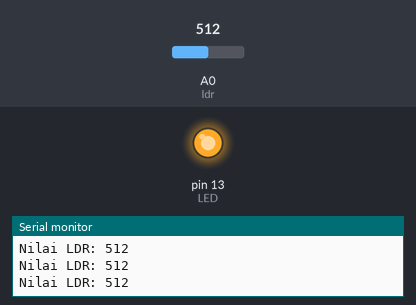
A sketch run on a simulated Arduino Uno, built with avr-gcc and run on an emulated ATmega328P. On the bench: output pins drawn as LEDs (lit = HIGH), the last lines printed to the serial monitor. Inputs (shaded band) come from the test bench; at power-on: A0 (ldr) = 512.

Above: at 1.2 s.
1.3 s: A0 (ldr) set to 781
2.8 s: A0 (ldr) set to 807
At 3.3 s:
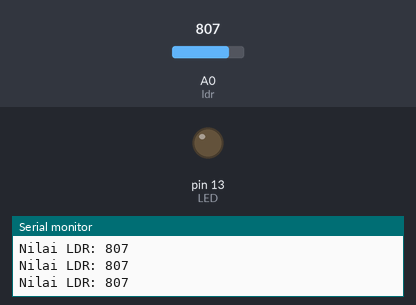
4.3 s: A0 (ldr) set to 790
At 5.6 s:
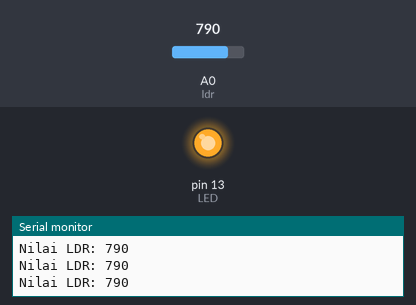
5.9 s: A0 (ldr) set to 810
At 7.1 s:
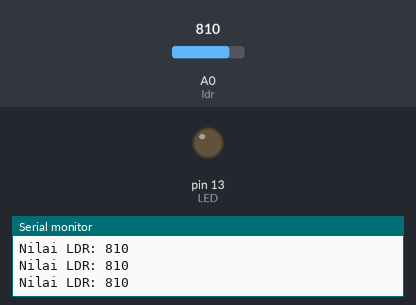
Timing chart, 0 to 8.4 s (numbered marks = the images above; inputs shaded):
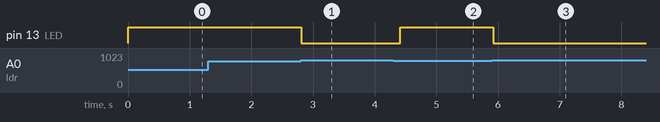

Measured:
- the behaviour switches between 799 and 800 on A0 (ldr) (found by bisection; images 0 and 1)
- after the input at 2.8 s, pin 13 (LED): HIGH → LOW at once
- after the input at 4.3 s, pin 13 (LED): LOW → HIGH after 0.11 s
- after the input at 5.9 s, pin 13 (LED): HIGH → LOW at once

The sketch:

turn_on_light_with_ldr_sensor.ino
```cpp
#define LED 13
byte ldr = A0;
int value;


void setup() {
  pinMode(LED, OUTPUT);
  Serial.begin(9600);


}

void loop() {
  // put your main code here, to run repeatedly:
  value = analogRead(ldr);
  Serial.print("Nilai LDR: ");
  Serial.println(value);

  if (value < 800) {
    digitalWrite(LED, HIGH);
    delay(100);
  } else {
    digitalWrite(LED, LOW);
    delay(200);
  }
}
```
